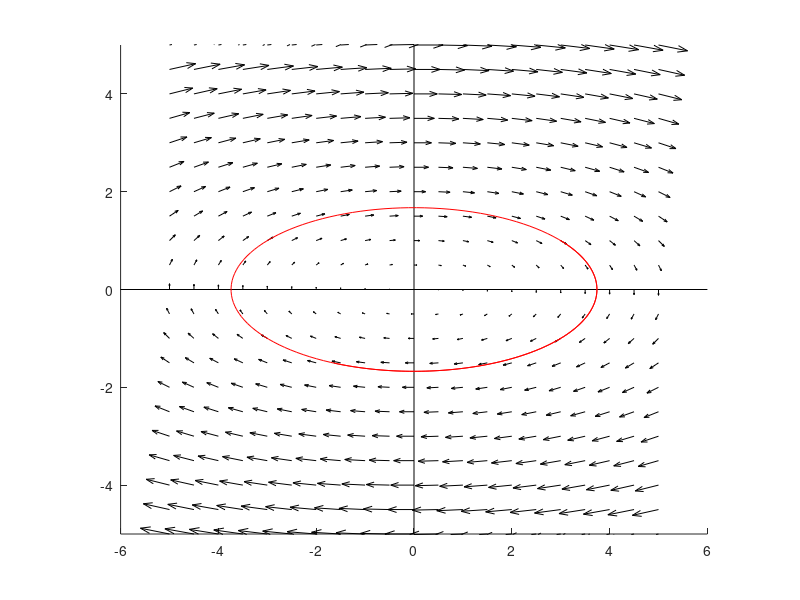

MATLAB code for this plot:
clc
clear

% model parameters
m = 5;
k = 1;
x0 = 3;
v0 = 1;

% model equations
dxdt = @(x,v) v;
dvdt = @(x,v) -k/m*x;

% numerical solution with ode45
endtime = 20;
ts = 0:.1:endtime;
Z0 = [x0;v0];
odefun = @(t,Z) [ dxdt(Z(1),Z(2));
                  dvdt(Z(1),Z(2)) ];
[tsol,Zsol] = ode45(odefun,ts,Z0);

wall = -10;
coilamp = 3;
amp = .5;

clf
hold on
axis equal
xlim([-10 10]);
for nn = 1:numel(tsol)
    xpos = Zsol(nn,1);
    
    cla
    
    % drawing the spring
    a = wall; b = xpos-1;
    Nturns = 15;
    ts = linspace(-pi/2,Nturns*2*pi+pi/2,1000);
    xs = ts + coilamp*sin(ts);
    xs = a+(b-a)*(xs-(-pi/2-coilamp))/(Nturns*2*pi + pi+2*coilamp);
    ys = amp*sin(ts+pi/2);
    plot(xs,ys,'k');
    
    hold on
    patch(xpos+[-1 1 1 -1],[-1 -1 1 1],'k');
    title( sprintf('Time = %0.1f',tsol(nn)) );
    pause(.03);
end

%% phase portrait code goes here!


clf
hold on
axis equal
% draw axes
plot([-6 6], [0 0], 'k');
plot([0 0], [-5 5], 'k');
xlim([-6 6]);
ylim([-5 5]);
% draw arrows
[x, v] = meshgrid([-5:0.5:5], [-5:0.5:5]);
quiver(x, v, dxdt(x,v), dvdt(x,v), 'k');
% draw trajectory
plot(Zsol(:, 1), Zsol(:, 2), 'r');

